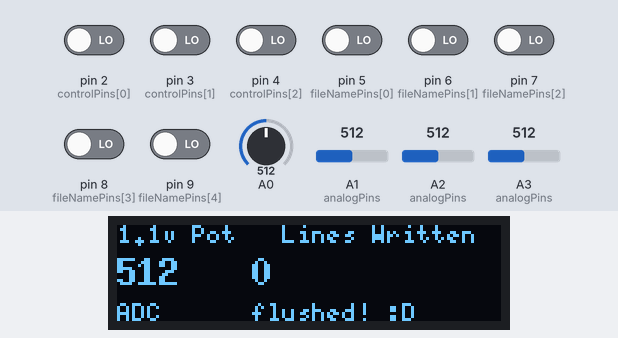
Bench run of a sketch on a simulated Arduino Uno, built with avr-gcc and run on an emulated ATmega328P. Shown: 128×32 one-colour display. Inputs (shaded band) come from the test bench; at power-on: pin 2 (controlPins[0]), pin 3 (controlPins[1]), pin 4 (controlPins[2]), pin 5 (fileNamePins[0]), pin 6 (fileNamePins[1]), pin 7 (fileNamePins[2]), pin 8 (fileNamePins[3]), pin 9 (fileNamePins[4]) LOW, A0 = 512, A1 (analogPins) = 512, A2 (analogPins) = 512, A3 (analogPins) = 512. Storage starts empty; what the sketch prints to the serial monitor is not drawn.

Above: at 2.7 s.
2.8 s: pin 9 (fileNamePins[4]) driven HIGH
At 3.5 s:
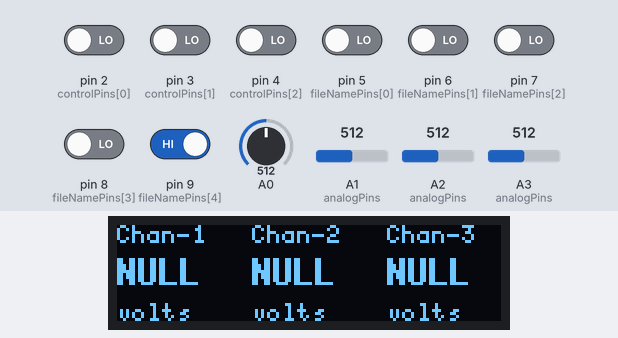
4.5 s: pin 2 (controlPins[0]) driven HIGH
At 5.4 s:
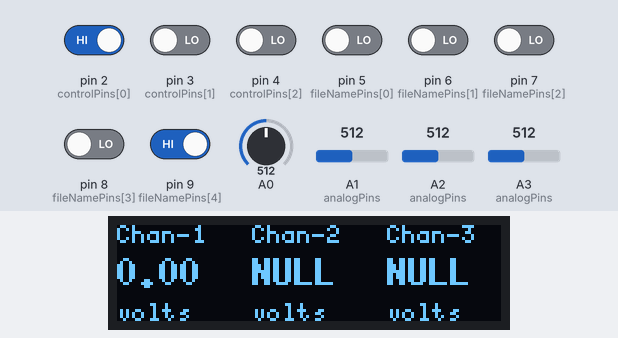
6.1 s: pin 3 (controlPins[1]) driven HIGH
At 6.9 s:
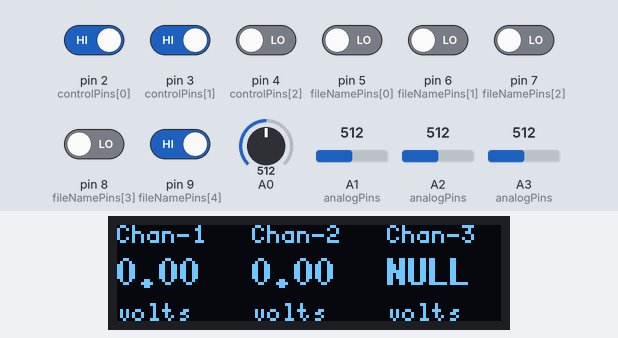
7.8 s: pin 4 (controlPins[2]) driven HIGH
At 9.1 s:
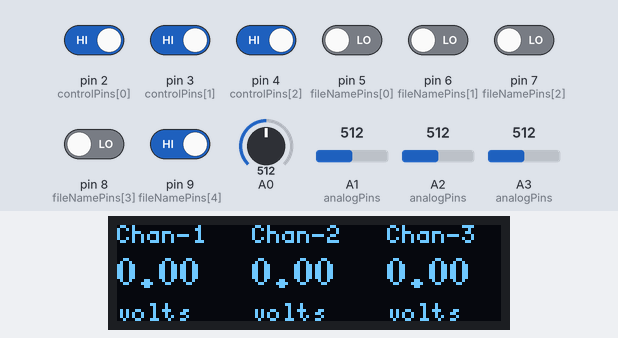
9.4 s: pin 9 (fileNamePins[4]) driven LOW
At 9.58 s:
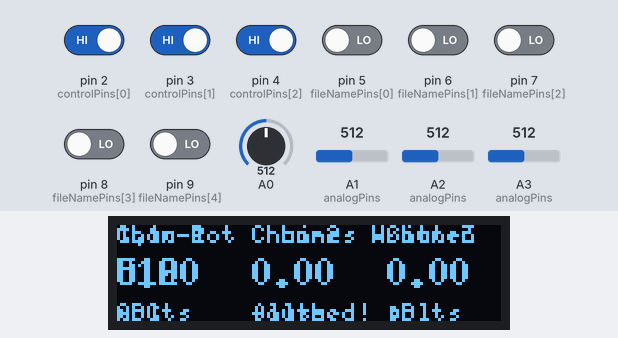
11.1 s: A0 set to 716
At 12.6 s:
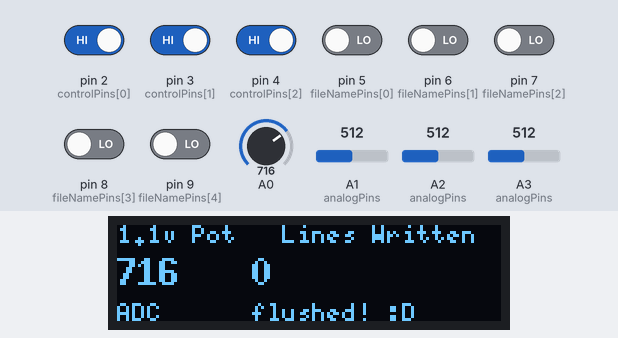
Timing chart, 0 to 14.1 s (numbered marks = the images above; inputs shaded):
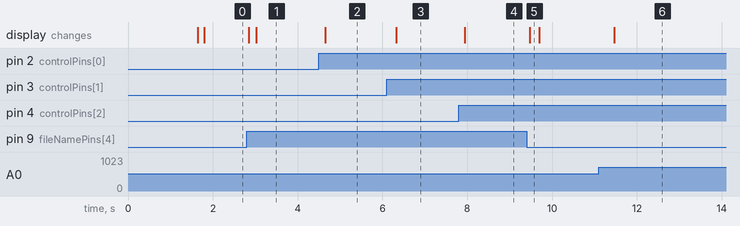

Measured:
- after the input at 2.8 s, the display: first changes after 0.05 s (image 1 shows a later state)
- after the input at 4.5 s, the display: changes after 0.15 s (image 2)
- after the input at 6.1 s, the display: changes after 0.22 s (image 3)
- after the input at 7.8 s, the display: changes after 0.15 s (image 4)
- after the input at 9.4 s, the display: changes after 0.08 s (image 5)
- after the input at 11.1 s, the display: changes after 0.37 s (image 6)

The sketch:

Spruce-Voltmeter--stable.ino
```cpp
/*
 * Code based on a project by Shahariar
 * Find the original project and Code @
 * https://create.arduino.cc/projecthub/PSoC_Rocks/arduino-negative-voltmeter-993902
 *
 * ---- 30 May 2022 ----
 * - Working OLED! Prints read values + tuner pot + lines written to SD card
 *    - switches between Vin values and tuner pot values via __ drawMs __
 *    - change drawMs to slow/speed up display
 * - re-organized measuring Vin logic + NULL prints.
 *    - Disabling a lead via digitalRead now skips measuring its paired Vin.
 * - ATM stable is set to only read A1 and A2.\
 *    - Must change __ aPinsLength __ to 3 for all the Vins
 * - changed file extension to defaul of ".csv"
 *    - this can be changed with __ fileExt __
 * - several variables pushed to #define to save minimal program space. woo
 *
 */

// LIBRARIES
// i2c and u8g library for 1306 oled display
#include <Wire.h>
#include <U8glib.h>
#include <SD.h>
#include <SPI.h>

// CONSTANTS
// 5V Reader with larger resistors
#define R_LOW 490.0         // measure BOTH resistors w/ voltmeter and adjust this value for better maths
#define R_HIGH 5000.0       // stretch: static measurements for all 6 resistors!
//float resist[] = {5000, 490, 5000, 500, 1000, 100};

#define AREF 1.1            // Aref pin voltage
#define ADC_RESOLUTION 1023 // 10 bit ADC
#define SAMPSPER 150        // samples per read of analog pin for value averaging

#define nully "NULL"        // NULL string for unread Vins
#define SIGFIGS 4           // How many figs to print/save

U8GLIB_SSD1306_128X32 u8g(U8G_I2C_OPT_NONE);     // I2C OLED  Display instance

// File for Filing
File myFile;
// use 5 switches on DIP to name a file in binary
// utilized in FUNction: buildFileNameBinary()
// pins do not neet to be set up for a filename to be made,
// but filename will probably be 00000 or 11111
int fileNamePins[] = {5, 6, 7, 8, 9};
String fileName = "";
String fileExt = ".csv";

// measuring analog ins; for use with measureChannel() function
int analogPins[] = {A1, A2, A3};
#define aPinsLength 3

// Digitl Pin Control
// Use 3 DIP switches to manage writing of data from unused pins
// print/write "NULL" if current test lead is OFF
// NULL is wonderful
int controlPins[] = {2, 3, 4};

// keep track of number of lines save in SD file
int linesWritten = 0;
#define linesPerSave 250
unsigned int linesTotal = 0;

// Variables for volty maths
long half_Aref = 0;         // adc 0 for reading half AREF = 550mv, should read 512
float voltVals[3];          // calculating measured voltVals from ADC ch 1-3

// control if Serial is used for printing/debugging
bool printSerial = true;

// measure the length of one data cycle
// not implemented for SD card flush loop. >:)
int currentMs;
int lastMs;
int thisCycleMs;

//////////////////////////////////////////////////////////
void setup() {
  if (printSerial) {
    Serial.begin(9600);
    while(!Serial) {;}
  }
  // generate 5 letter string from DIP switch on digiPins
  // assigned @ fileNamePins[] = {5, 6, 7, 8, 9};
  // these pins should be set BEFORE powering ard if you want a unique name
  fileName = buildFileNameBinary();
  //fileName = "bestfrnd.csv";    // custom file name here

  delay(500);

  if(!SD.begin(10)) { //10 is the pin our SD card reader is designed to speak to.
    if (printSerial) {
      Serial.println("Failure\tCheck SD card is inserted and wired");
    }
    while(1);
  }

  myFile = SD.open(fileName, FILE_WRITE);
  if (printSerial) {
    Serial.print("Opening SD file for writing of Data, Please: ");
    Serial.println(fileName);
  }

  delay(500);                // delay to make sure ADC is stable
  analogReference(INTERNAL); // set 1.1v internal reference
  delay(500);                // delay to stabilize aref voltage


  u8g.setRot180();           // change display orientation

  currentMs = millis();      // start millis() timer
  lastMs = millis();
}

//////////////////////////////////////////////////////////
void loop() {
  if (linesWritten < linesPerSave) {
    doDraw();                   // screen time

    //////////////////////////////////////////////////////////////////////
    /// Half AREF measurement ///
    // clear variable's old value
    half_Aref = 0;
    int dump = analogRead(A0); // discard first adc convertion
    delay(5); // delay for channel switching stabilizaion

    // sum a number of samples
    for (int i=0; i < SAMPSPER; i++)
    {
      half_Aref += analogRead(A0);
    }

    // average the samples: we enjoy improved accuracy by doing this
    half_Aref /= float(SAMPSPER);

    //////////////////////////////////////////////////////////////////////

    for (int i = 0; i < aPinsLength; i++) {             // measure each pin
      if (digitalRead(controlPins[i])) {                // skip read if DIP LOW
        voltVals[i] = measureChannel(analogPins[i]);
      }
    }

    //////////////////////////////////////////////////////////////////////
    // Format string for Serial
    if (printSerial) {
      for (int i = 0; i < aPinsLength; i++) {
        if (i == aPinsLength - 1) {
          if (digitalRead(controlPins[i])) {
          //if (true) {
            Serial.print(voltVals[i], SIGFIGS);
          }
          else {
            Serial.print(nully);
          }
          Serial.print("\t");
        // end w/ beatiful half_Aref value
        Serial.println(half_Aref);
        }
        else {
          if (digitalRead(controlPins[i])) {
          //if (true) {
            Serial.print(voltVals[i], SIGFIGS);
          }
          else {
            Serial.print(nully);
          }
          Serial.print("\t\t");
        }
      }
    }

    // Format string for saving on SD card
    if (myFile) {
      // print to myFile
      for (int i = 0; i < aPinsLength; i++) {
        if (i == aPinsLength - 1) {
          if (digitalRead(controlPins[i])) {
          //if (true) {
            myFile.print(voltVals[i], SIGFIGS);
          }
          else {
            myFile.print(nully);
          }
          //myFile.print(";");
          myFile.print(", ");
        }
        else {
          if (digitalRead(controlPins[i])) {
          //if (true) {
            myFile.print(voltVals[i], SIGFIGS);
          }
          else {
            myFile.print(nully);
          }
          myFile.print(", ");
        }
      }
    }
    else {
      if (printSerial) {
        Serial.println("Error sending data to SD card. Call for help.");
      }
    }
    printMs();
    linesWritten += 1;
  }

  // save current sd file, re-open same file + wait a bit
  else if (linesWritten >= linesPerSave) {
    //doDraw();                 // ** Does this call need to be here? TEST IT **
    myFile.flush();             //ensure bytes are written to SD, preserve data with powerloss
    linesTotal += linesPerSave;
    linesWritten = 0;
  }
}

//////////////////////////////////////////////////////////
/// Oled Loop Draw Function ///

void draw() {
  if (digitalRead(9)) {       // digitalPin(9), last pin of DIP switch, controls display mode
    // set font for text
    u8g.setFont(u8g_font_5x8);
    u8g.drawStr(0, 6, "Chan-1   Chan-2   Chan-3");

    // set font for number
    u8g.setFont(u8g_font_7x13B);

    // print voltages measured on OLED
    for (int i = 0; i < aPinsLength; i++) {
      if (digitalRead(controlPins[i])) {
        u8g.setPrintPos(i*45, 20);u8g.print(voltVals[i], 2);
      }
      else {
        u8g.setPrintPos(i*45, 20);u8g.print(nully);
      }
    }
    // set font and print units
    u8g.setFont(u8g_font_5x8);
    u8g.drawStr(0, 32, "volts    volts    volts");
  }
  else {
    // use same design language to print half_Aref and samps written
    u8g.setFont(u8g_font_5x8);
    u8g.drawStr(0, 6, "1.1v Pot   Lines Written");

    u8g.setFont(u8g_font_7x13B);
    u8g.setPrintPos(0, 20);u8g.print(half_Aref, 1);
    u8g.setPrintPos(45, 20);u8g.print(linesTotal, 1);

    u8g.setFont(u8g_font_5x8);
    u8g.drawStr(0, 32, "ADC      flushed! :D");
  }
}

///////////////////////////////////////////////////////////////////////
// FUNctions!
///////////////////////////////////////////////////////////////////////

void printMs() {
  // check how long this void loop took
  // print it
  // ** THIS FUNCTION has the PRINTLN for SD DATA**
  currentMs = millis();
  thisCycleMs = currentMs - lastMs;
  myFile.print(thisCycleMs);
  myFile.println(";");
  lastMs = currentMs;
}

String buildFileNameBinary() {
  // collect digiPins and make a string!
  // change filename extension and impress your friends
  String s;
  for (int i = 0; i < 5; i++) {
    s += String(digitalRead(fileNamePins[i]));
  }
  s += fileExt;
  return s;
}

float measureChannel(int pin) {
 /* measure an analog pin (as defined in analogPins[])
  * return adjusted voltage value v, a float
  */
  double ch = 0;
  int dump = analogRead(pin); // forget about that first read bay bee
  delay(5);

  for (int i = 0; i < SAMPSPER; i++) {
    ch += analogRead(pin);
  }
  ch /= SAMPSPER;
  ch -= half_Aref;
  ch *= ((R_LOW + R_HIGH) / R_LOW) * ((AREF) / float(ADC_RESOLUTION));
  return ch;
}

void doDraw() {
  delay(5); // delay before using I2C OLED
  // refresh i2c oled with updated value
  u8g.firstPage();
  do {
    draw();
  }
  while( u8g.nextPage() );
}
```
